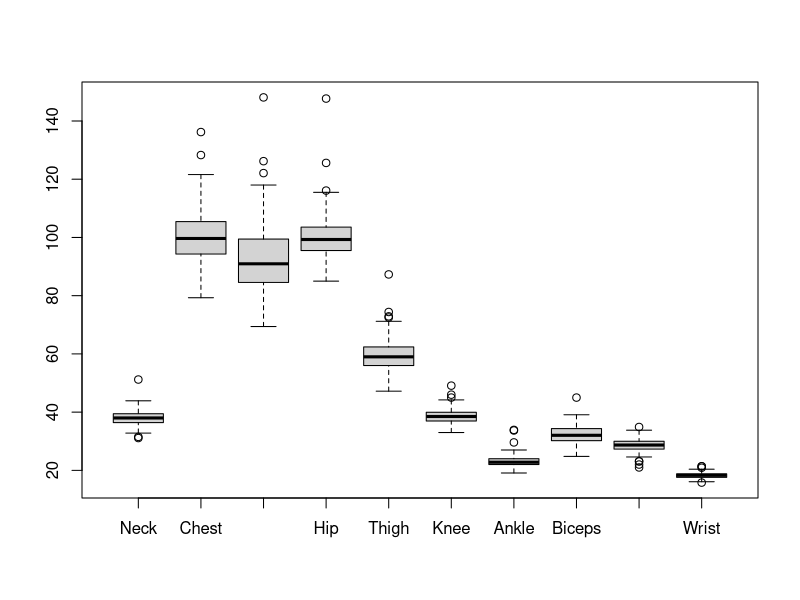
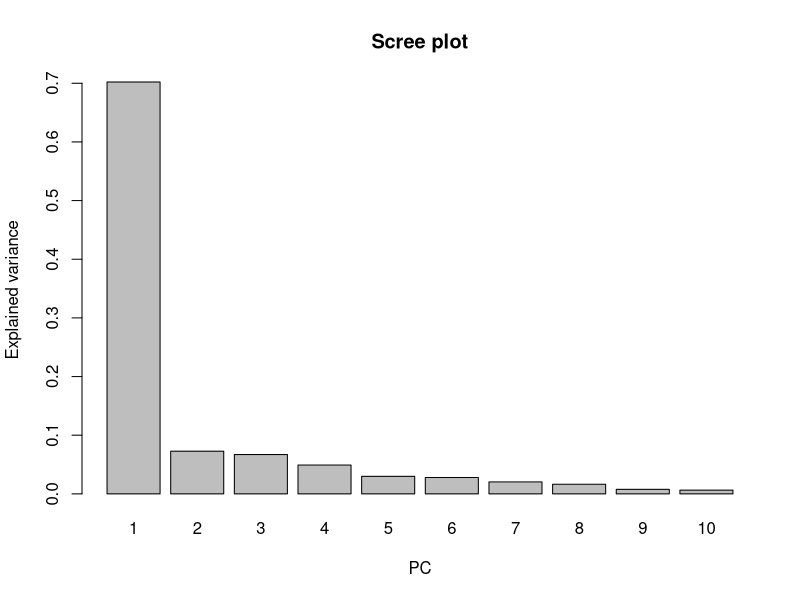
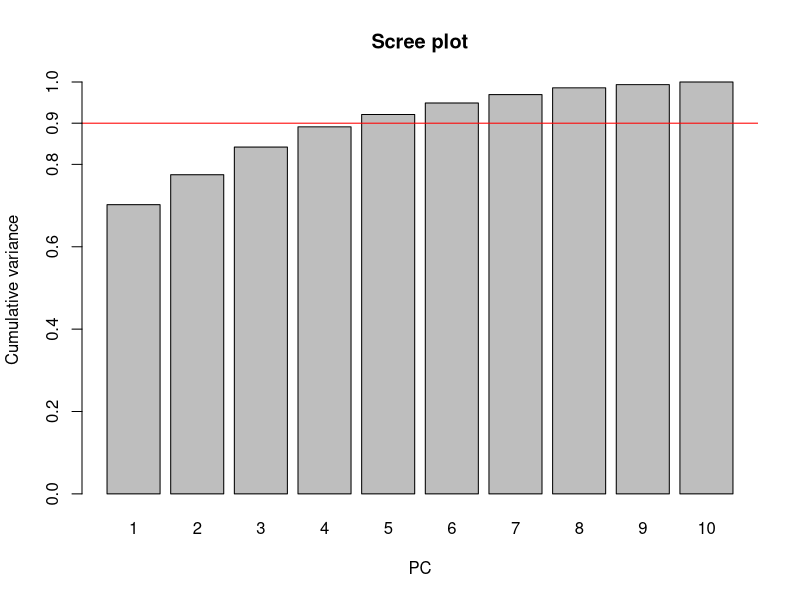
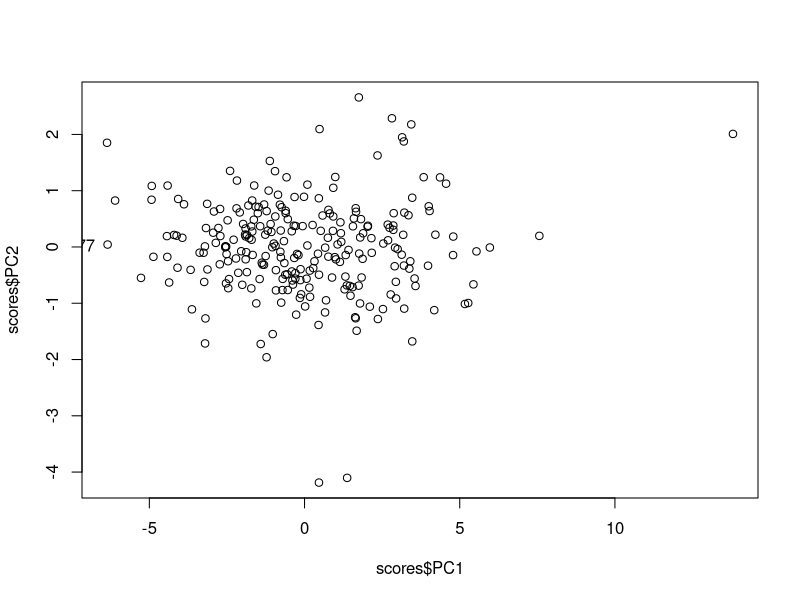
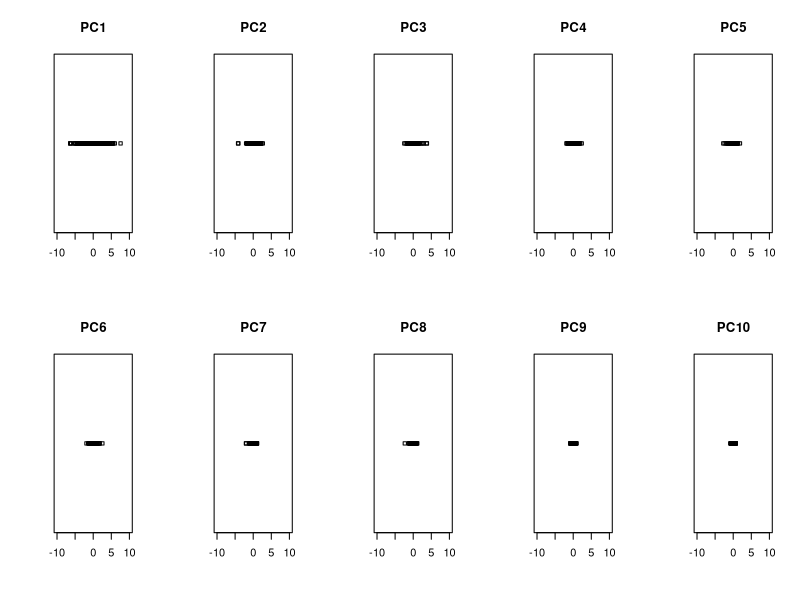

These charts were generated, in order, by the following R code:
#' ---
#' title: PCA Exercise (CISM)
#' author: Abhishek Bhatia
#' date: "14 Feb 2019"
#' ---

#' Load the data
df.raw <- read.table('data/bodyfat.txt', header = 1)
df <- scale(df.raw)

boxplot(df.raw)

#' Variance covariance matrix
# TODO: implement cov
cov.mat <- cov(df)

#' Eigen value decomposition
# TODO: implement eigen
pc <- eigen(cov.mat, TRUE)

#' Principal components
pc.vec <- pc$vectors

#' Compute the score vectors 

scores <- lapply(1:10, 
                 function (i) apply(df, 1, function(r) sum(r*pc.vec[, i])))       
names(scores) <- paste("PC", 1:10, sep="")
scores <- as.data.frame(scores)
head(scores)


#' Scree plot
var.exp <- (pc$values/sum(pc$values))
barplot(var.exp, names.arg = 1:10,
     xlab="PC", ylab="Explained variance", 
     main="Scree plot", type="l")


#' Cumulative scree plot
barplot(cumsum(var.exp), names.arg = 1:10,
        xlab="PC", ylab="Cumulative variance", 
        main="Scree plot", type="l")
abline(h=0.9, col="red")
axis(2, 0.9)
#' Project to 2-D space
prop.exp <- sum(var.exp[1:2])
plot(scores$PC1, scores$PC2)
text(-10, 0, 
     paste("proportion explained =", round(prop.exp, 2)),
     cex = 1 )

#' Score of a particular individual
v <- c(34, 90.8, 75, 89.2, 50, 34.8, 22, 24.8, 25.9, 16.9)
v.score <- apply(pc.vec, 2, function (clmn) sum(clmn*v))    
v.score

#' Data may or may not be scaled. Refer: t.ly/Lv36Y
#' PCA constructs orthogonal - mutually uncorrelated - linear combinations 
#' that (successively) explains as much common variation as possible. 
#' Actually, PCA can be done based on the covariance matrix as well as 
#' the correlation matrix, not only the latter one. Scaling the 
#' data matrix such that all variables have zero mean 
#' and unit variance (also known as "normalizing", "studentisizing", "z-scoring"), 
#' makes the two approaches identical. This is because the covariance 
#' between two normalized variables is the correlation coefficient.
#' 
#' 

#' How varied are the points in each of the PCs?
par(mfrow=c(2, 5))
for (i in 1:10){
  pc.name <- paste("PC", i, sep="")
  stripchart(scores[[pc.name]], xlim=c(-10, 10), pch = 0.1, main=pc.name)
}

